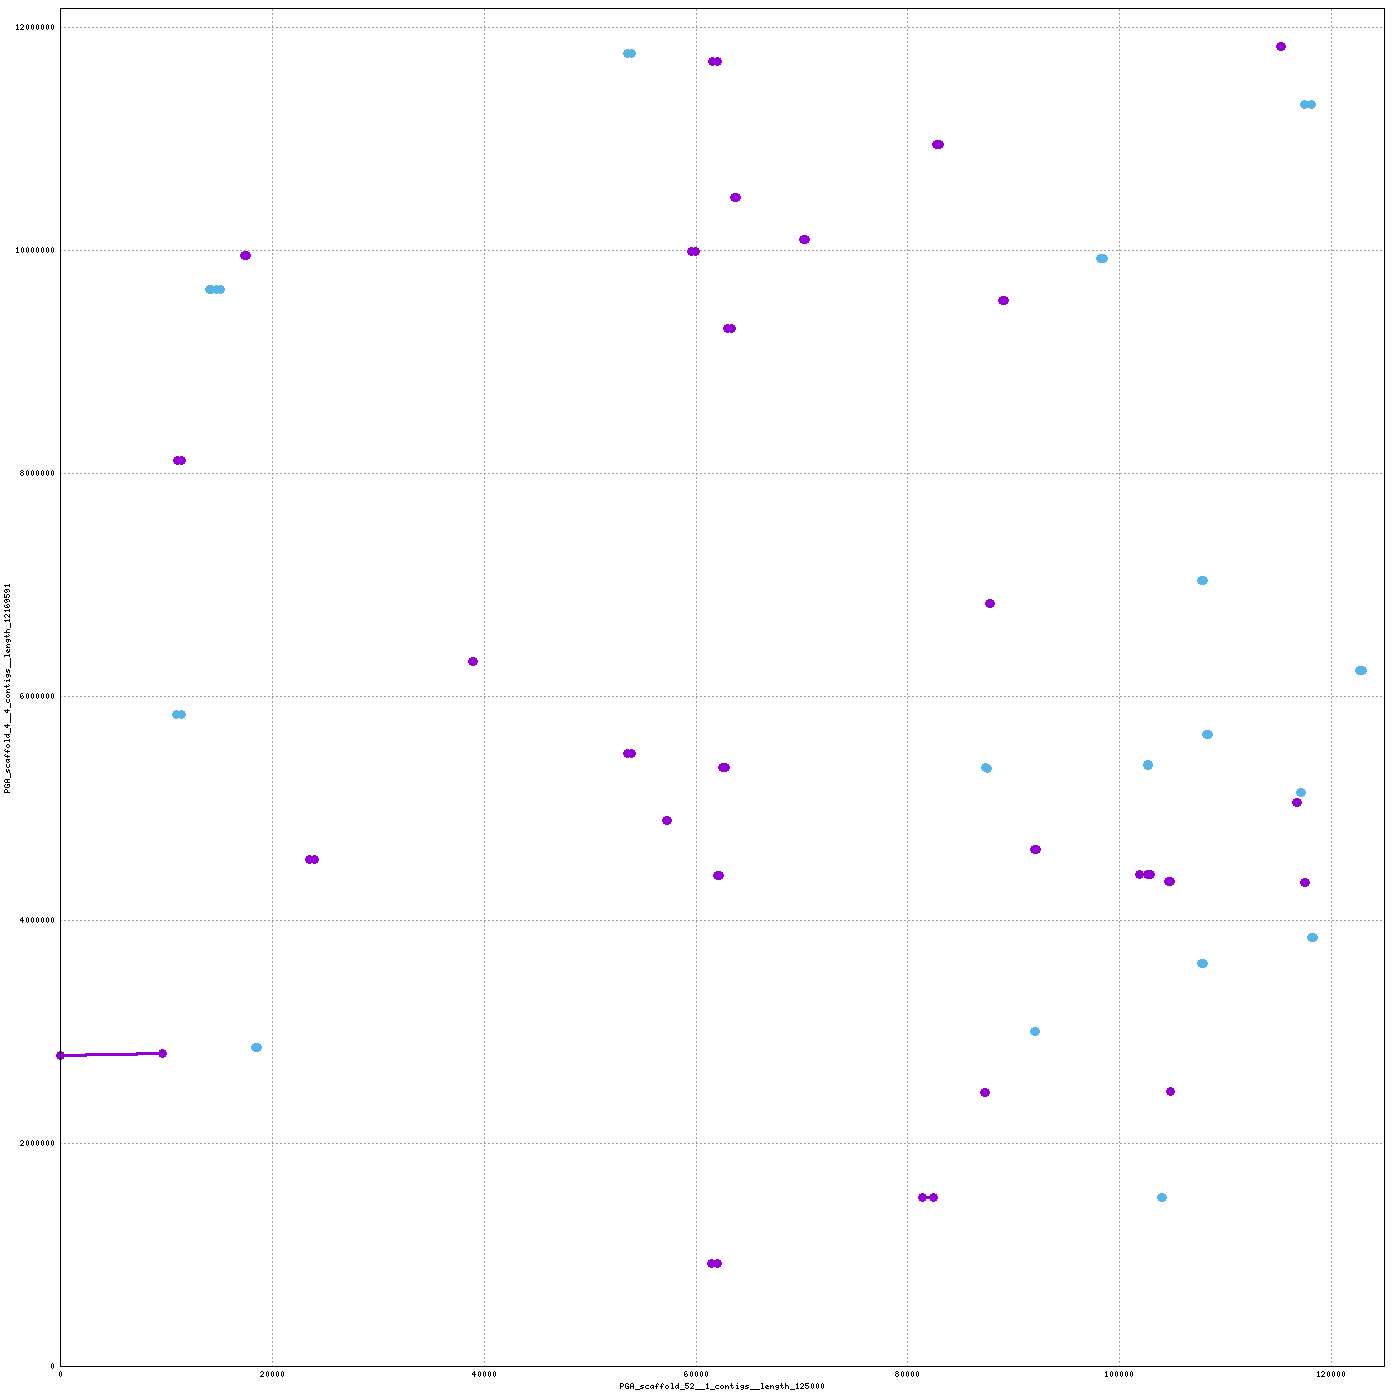

This figure's gnuplot source:
set terminal png tiny size 1400,1400
set output "/home/mike/Desktop/scripts/snakes/plot_pairs/hiCversion1.linear/nucmer/nucmer.103.png"
set size 1,1
set grid
unset key
set border 15
set tics scale 0
set xlabel "PGA_scaffold_52__1_contigs__length_125000"
set ylabel "PGA_scaffold_4__4_contigs__length_12169591"
set format "%.0f"
set mouse format "%.0f"
set mouse mouseformat "[%.0f, %.0f]"
if(GPVAL_VERSION < 5) set mouse clipboardformat "[%.0f, %.0f]"
set xrange [1:125000]
set yrange [1:12169591]
set style line 1  lt 1 lw 3 pt 6 ps 1
set style line 2  lt 3 lw 3 pt 6 ps 1
set style line 3  lt 2 lw 3 pt 6 ps 1
plot \
 "/home/mike/Desktop/scripts/snakes/plot_pairs/hiCversion1.linear/nucmer/nucmer.103.fplot" title "FWD" w lp ls 1, \
 "/home/mike/Desktop/scripts/snakes/plot_pairs/hiCversion1.linear/nucmer/nucmer.103.rplot" title "REV" w lp ls 2
